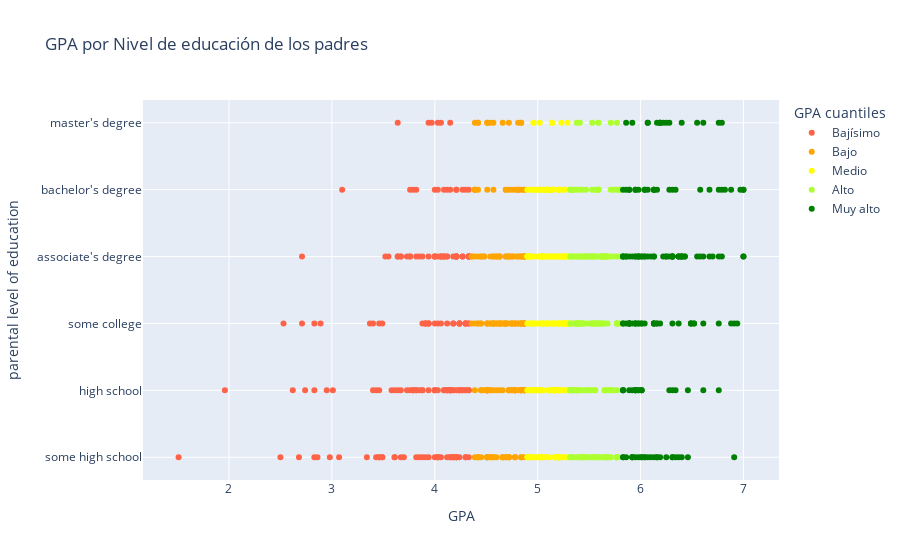

The code cell stored with this chart in its notebook:
### Markdown cell above
**Respuesta:**

### Code cell
# Código para quintiles 
df_chilean_grades['GPA cuantiles'] = pd.qcut(df_chilean_grades['GPA'], 5, labels=["Bajísimo", "Bajo", "Medio", "Alto", "Muy alto"])
# La variable que contenga los quintiles debe llamarse GPA cuantiles para que el gráfico funcione.

# Código de gráfico 
fig = px.scatter(
    df_chilean_grades.sort_values(by="GPA"),
    x="GPA",
    y="parental level of education",
    hover_data=["gender"],
    color="GPA cuantiles",
    title="GPA por Nivel de educación de los padres",
    color_discrete_sequence=["tomato", "orange", "yellow", "greenyellow", "green"]
)

fig

### Figure 1 — Plotly figure (JSON) as saved in the notebook; plotly's stock layout.template omitted (floating-point values rounded to 4 significant figures; data arrays with more than 128 entries replaced by an {"elided": "..."} marker saying what was removed)
{"data": [{"customdata": {"elided": "180x1 str values"}, "hovertemplate": "GPA cuantiles=Bajísimo<br>GPA=%{x}<br>parental level of education=%{y}<br>gender=%{customdata[0]}<extra></extra>", "legendgroup": "Bajísimo", "marker": {"color": "tomato", "symbol": "circle"}, "mode": "markers", "name": "Bajísimo", "orientation": "h", "showlegend": true, "type": "scatter", "x": {"elided": "180 float values"}, "xaxis": "x", "y": {"elided": "180 str values"}, "yaxis": "y"}, {"customdata": {"elided": "175x1 str values"}, "hovertemplate": "GPA cuantiles=Bajo<br>GPA=%{x}<br>parental level of education=%{y}<br>gender=%{customdata[0]}<extra></extra>", "legendgroup": "Bajo", "marker": {"color": "orange", "symbol": "circle"}, "mode": "markers", "name": "Bajo", "orientation": "h", "showlegend": true, "type": "scatter", "x": {"elided": "175 float values"}, "xaxis": "x", "y": {"elided": "175 str values"}, "yaxis": "y"}, {"customdata": {"elided": "171x1 str values"}, "hovertemplate": "GPA cuantiles=Medio<br>GPA=%{x}<br>parental level of education=%{y}<br>gender=%{customdata[0]}<extra></extra>", "legendgroup": "Medio", "marker": {"color": "yellow", "symbol": "circle"}, "mode": "markers", "name": "Medio", "orientation": "h", "showlegend": true, "type": "scatter", "x": {"elided": "171 float values"}, "xaxis": "x", "y": {"elided": "171 str values"}, "yaxis": "y"}, {"customdata": {"elided": "178x1 str values"}, "hovertemplate": "GPA cuantiles=Alto<br>GPA=%{x}<br>parental level of education=%{y}<br>gender=%{customdata[0]}<extra></extra>", "legendgroup": "Alto", "marker": {"color": "greenyellow", "symbol": "circle"}, "mode": "markers", "name": "Alto", "orientation": "h", "showlegend": true, "type": "scatter", "x": {"elided": "178 float values"}, "xaxis": "x", "y": {"elided": "178 str values"}, "yaxis": "y"}, {"customdata": {"elided": "171x1 str values"}, "hovertemplate": "GPA cuantiles=Muy alto<br>GPA=%{x}<br>parental level of education=%{y}<br>gender=%{customdata[0]}<extra></extra>", "legendgroup": "Muy alto", "marker": {"color": "green", "symbol": "circle"}, "mode": "markers", "name": "Muy alto", "orientation": "h", "showlegend": true, "type": "scatter", "x": {"elided": "171 float values"}, "xaxis": "x", "y": {"elided": "171 str values"}, "yaxis": "y"}], "layout": {"legend": {"title": {"text": "GPA cuantiles"}, "tracegroupgap": 0}, "title": {"text": "GPA por Nivel de educación de los padres"}, "xaxis": {"anchor": "y", "domain": [0, 1], "title": {"text": "GPA"}}, "yaxis": {"anchor": "x", "domain": [0, 1], "title": {"text": "parental level of education"}}}}
